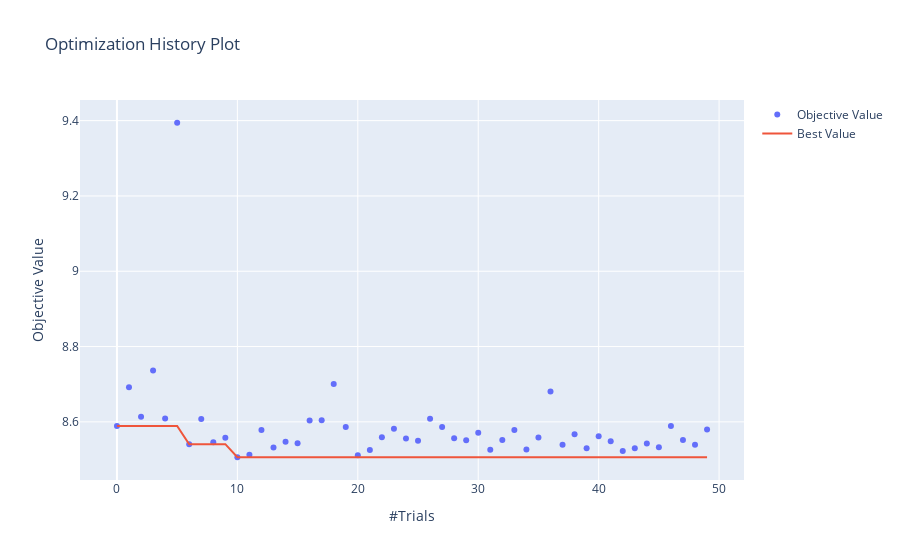

Here is the notebook cell this chart was saved with:
### Code cell
# plot_optimization_history: shows the scores from all trials as well as the best score so far at each point
optuna.visualization.plot_optimization_history(study)

### Figure 1 — Plotly figure (JSON) as saved in the notebook; plotly's stock layout.template omitted (floating-point values rounded to 4 significant figures)
{"data": [{"mode": "markers", "name": "Objective Value", "type": "scatter", "x": [0, 1, 2, 3, 4, 5, 6, 7, 8, 9, 10, 11, 12, 13, 14, 15, 16, 17, 18, 19, 20, 21, 22, 23, 24, 25, 26, 27, 28, 29, 30, 31, 32, 33, 34, 35, 36, 37, 38, 39, 40, 41, 42, 43, 44, 45, 46, 47, 48, 49], "y": [8.589, 8.692, 8.614, 8.736, 8.609, 9.394, 8.541, 8.607, 8.546, 8.558, 8.506, 8.513, 8.579, 8.532, 8.547, 8.543, 8.603, 8.604, 8.701, 8.587, 8.512, 8.525, 8.559, 8.582, 8.556, 8.55, 8.608, 8.587, 8.557, 8.551, 8.571, 8.526, 8.552, 8.578, 8.526, 8.558, 8.68, 8.539, 8.567, 8.53, 8.562, 8.548, 8.523, 8.53, 8.542, 8.532, 8.589, 8.552, 8.539, 8.58]}, {"name": "Best Value", "type": "scatter", "x": [0, 1, 2, 3, 4, 5, 6, 7, 8, 9, 10, 11, 12, 13, 14, 15, 16, 17, 18, 19, 20, 21, 22, 23, 24, 25, 26, 27, 28, 29, 30, 31, 32, 33, 34, 35, 36, 37, 38, 39, 40, 41, 42, 43, 44, 45, 46, 47, 48, 49], "y": [8.589, 8.589, 8.589, 8.589, 8.589, 8.589, 8.541, 8.541, 8.541, 8.541, 8.506, 8.506, 8.506, 8.506, 8.506, 8.506, 8.506, 8.506, 8.506, 8.506, 8.506, 8.506, 8.506, 8.506, 8.506, 8.506, 8.506, 8.506, 8.506, 8.506, 8.506, 8.506, 8.506, 8.506, 8.506, 8.506, 8.506, 8.506, 8.506, 8.506, 8.506, 8.506, 8.506, 8.506, 8.506, 8.506, 8.506, 8.506, 8.506, 8.506]}], "layout": {"title": {"text": "Optimization History Plot"}, "xaxis": {"title": {"text": "#Trials"}}, "yaxis": {"title": {"text": "Objective Value"}}}}
